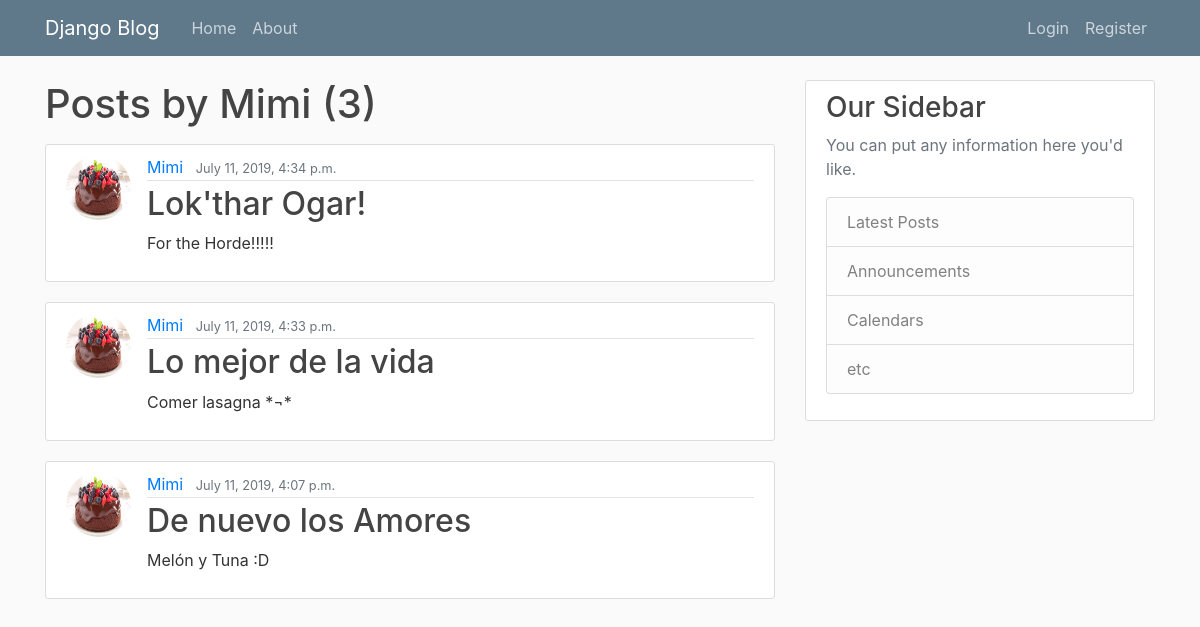
The page /user/Mimi on the database its author committed.
### blog/models.py (models this page shows, shortened)
class Post(models.Model):
    titulo = models.CharField(max_length=100)
    contenido = models.TextField()
    fecha = models.DateTimeField(auto_now_add=True)
    autor = models.ForeignKey(User, on_delete=models.CASCADE)

### users/models.py (models this page shows, shortened)
class Profile(models.Model):
    user = models.OneToOneField(User, on_delete=models.CASCADE)
    image = models.ImageField(default='default.jpg', upload_to='profile_pics')

### blog/views.py (the view)
# urls.py: path('user/<str:username>', UserPostListView.as_view(), name='user-posts'),
class UserPostListView(ListView):
    model = Post
    template_name = 'blog/user_posts.html'
    context_object_name = 'posts'
    ordering = ['-fecha']
    paginate_by = 3
    def get_queryset(self):
        user = get_object_or_404(User, username=self.kwargs.get('username'))
        return Post.objects.filter(autor=user).order_by('-fecha')

### blog/templates/blog/user_posts.html (shortened to what this page needs)
{% extends "blog/base.html" %}
{% block content %}
<h1 class="mb-3">Posts by {{ view.kwargs.username }} ({{ page_obj.paginator.count }})</h1>
    {% for post in posts %}
        <article class="media content-section">
            <img class="rounded-circle article-img" src="{{ post.autor.profile.image.url }}">
            <div class="media-body">
                <div class="article-metadata">
                    <a class="mr-2" href="{% url 'user-posts' post.autor.username %}">{{ post.autor }}</a>
                    <small class="text-muted">{{ post.fecha }}</small>
                </div>
                <h2><a class="article-title" href="{% url 'post-detail' post.id %}">{{ post.titulo }}</a></h2>
                <p class="article-content">{{ post.contenido }}</p>
            </div>
        </article>
    {% endfor %}
{% endblock content %}

### blog/static/blog/main.css (style rules this page uses)
body { background: #fafafa; color: #333333; margin-top: 5rem; }
h1, h2, h3, h4, h5, h6 { color: #444444; }
.content-section { background: #ffffff; padding: 10px 20px; border: 1px solid #dddddd; border-radius: 3px; margin-bottom: 20px; }
.article-title { color: #444444; }
.article-content { white-space: pre-line; }
.article-img { height: 65px; width: 65px; margin-right: 16px; }
.article-metadata { padding-bottom: 1px; margin-bottom: 4px; border-bottom: 1px solid #e3e3e3 }

### rows shown on the page
Post: autor.profile.image (picture), autor "Mimi", fecha "July 11, 2019, 4:34 p.m.", titulo "Lok'thar Ogar!", contenido "For the Horde!!!!!"
Post: autor.profile.image (picture), autor "Mimi", fecha "July 11, 2019, 4:33 p.m.", titulo "Lo mejor de la vida", contenido "Comer lasagna *¬*"
Post: autor.profile.image (picture), autor "Mimi", fecha "July 11, 2019, 4:07 p.m.", titulo "De nuevo los Amores", contenido "Melón y Tuna :D"

### other values the page prints
{{ view.kwargs.username }} "Mimi"
{{ page_obj.paginator.count }} "3"
